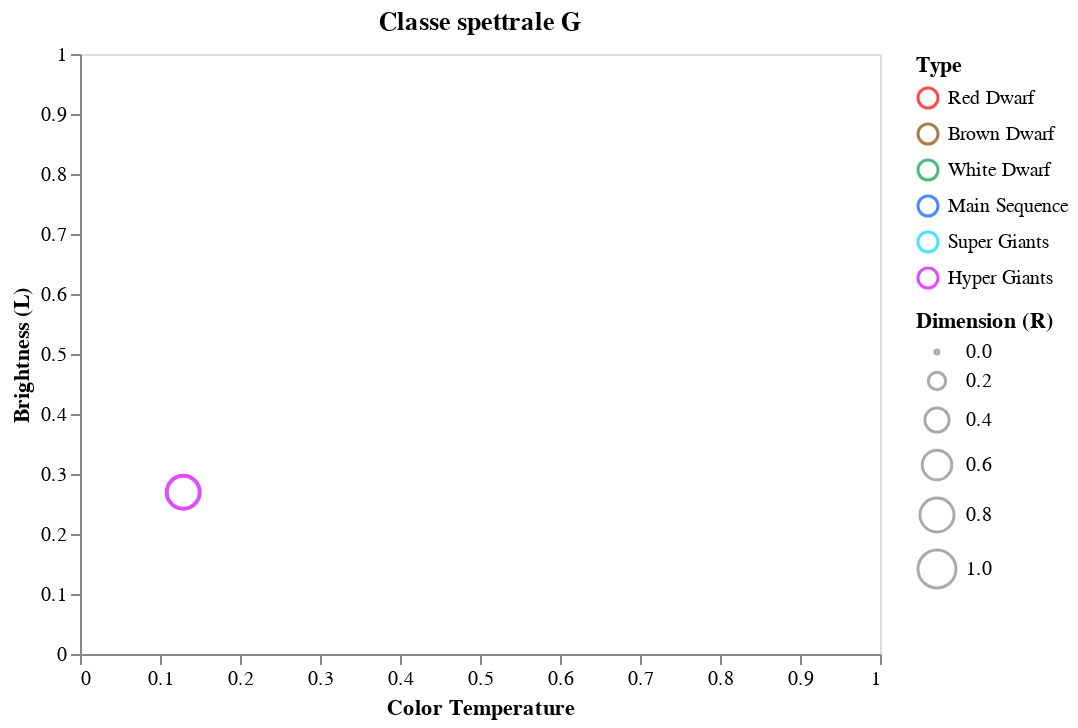

Notebook cell for this chart:
### Code cell
data = dataset[dataset['Spectral_Class'] == 'G']

alt.Chart(data, title = "Classe spettrale G").mark_point().encode( 
    
    x = alt.X('Temperature',
         scale = alt.Scale(domain = (min(dataset.Temperature), max(dataset.Temperature))),
         axis = alt.Axis(format='K', title='Color Temperature', grid = False)
         ),
    
    y = alt.Y('L',
         scale = alt.Scale(domain = (min(dataset.L), max(dataset.L))),
         axis = alt.Axis(format='K', title='Brightness (L)', grid = False)
         ),
    
    size = alt.Size('R', 
                    scale = alt.Scale(domain = [0, 1]), 
                    legend = alt.Legend(title = 'Dimension (R)')
                   ),
    
    color = alt.Color('Type', scale=alt.Scale(domain=dom, range=rng)
                     )
    
)

### Figure 1 — Vega-Lite specification as saved in the notebook (floating-point values rounded to 4 significant figures)
{"config": {"view": {"continuousWidth": 400, "continuousHeight": 300}}, "data": {"name": "data-a67b034673c0027f4dd8ba56e4bfd460"}, "mark": "point", "encoding": {"color": {"type": "nominal", "field": "Type", "scale": {"domain": ["Red Dwarf", "Brown Dwarf", "White Dwarf", "Main Sequence", "Super Giants", "Hyper Giants"], "range": ["#fc0000", "#874701", "#029c49", "#0055ff", "#00d5ff", "#d400ff"]}}, "size": {"type": "quantitative", "field": "R", "legend": {"title": "Dimension (R)"}, "scale": {"domain": [0, 1]}}, "x": {"type": "quantitative", "axis": {"format": "K", "grid": false, "title": "Color Temperature"}, "field": "Temperature", "scale": {"domain": [0.0, 1.0]}}, "y": {"type": "quantitative", "axis": {"format": "K", "grid": false, "title": "Brightness (L)"}, "field": "L", "scale": {"domain": [0.0, 1.0]}}}, "title": "Classe spettrale G", "$schema": "https://vega.github.io/schema/vega-lite/v4.8.1.json", "datasets": {"data-a67b034673c0027f4dd8ba56e4bfd460": [{"Temperature": 0.129, "L": 0.2696, "R": 0.7529, "A_M": 0.05785, "Color": "Red", "Spectral_Class": "G", "Type": "Hyper Giants"}]}}
